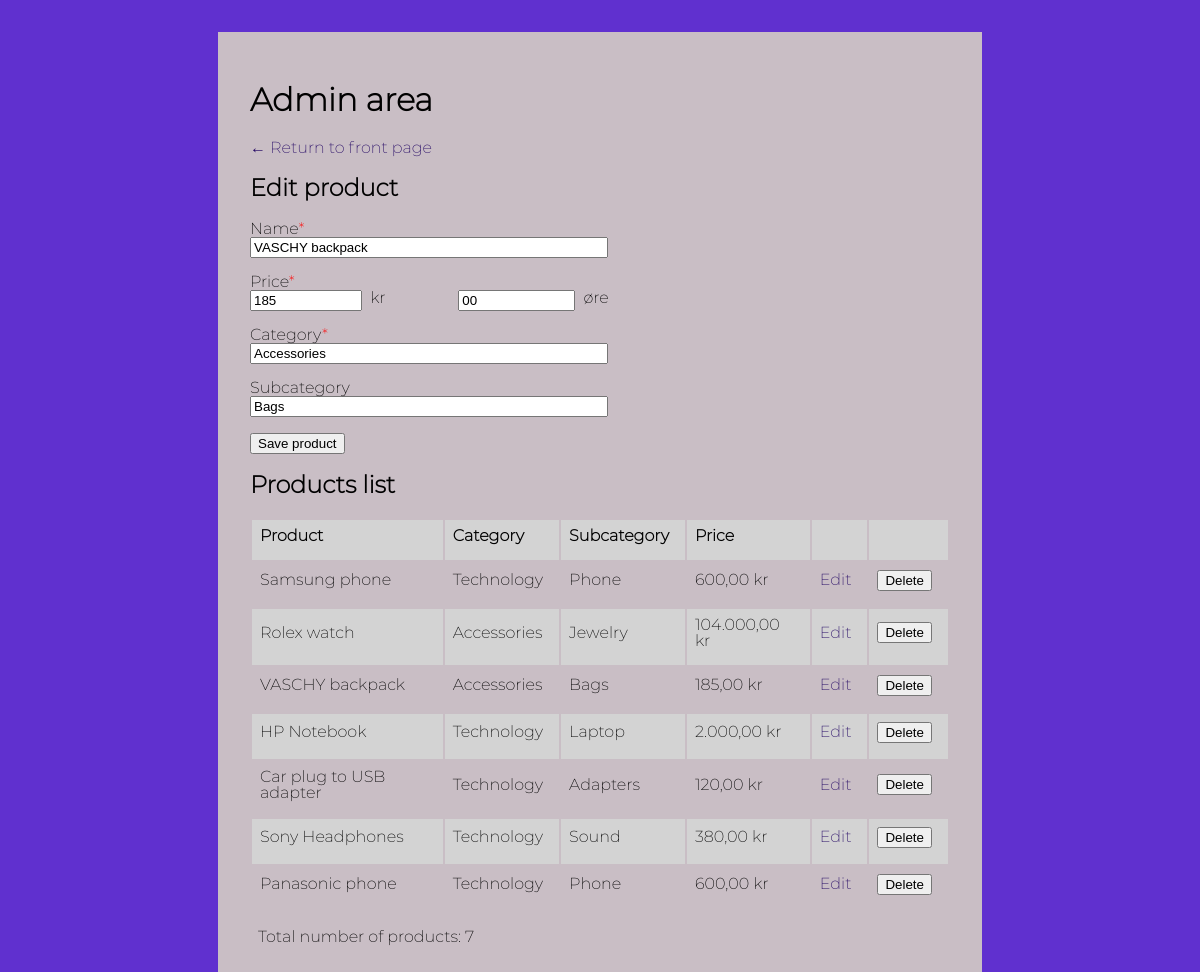
The page /admin.php?editId=5 (signed in) on the database its author committed.
### tables this page shows
CREATE TABLE IF NOT EXISTS `products` (
  `id` int NOT NULL AUTO_INCREMENT,
  `name` varchar(255) NOT NULL,
  `price` double(10,2) NOT NULL,
  `category` varchar(255) DEFAULT NULL,
  `subCategory` varchar(255) DEFAULT NULL,
  PRIMARY KEY (`id`)
);

### admin.php (the view, shortened to what this page needs)
<?php
$authenticated = false;
if (array_key_exists('user', $_SESSION) && $_SESSION['user']['admin']) $authenticated = true;
$dbc = mysqli_connect('localhost', 'root', 'root', 'phpmandetory');
$editId = ($_GET['editId']) ?? null;
$editProduct = false;
if ($editId) $editProduct = true;
$query = 'SELECT id, name, price, category, subCategory FROM products';
$response = mysqli_query($dbc, $query);
$products = [];
while ($product = mysqli_fetch_array($response)) {
    $products[] = [
        'id' => $product['id'],
        'name' => $product['name'],
        'price' => (int)$product['price'],
        'category' => $product['category'],
        'subCategory' => $product['subCategory'],
        'image' =>
            str_replace("'", '',
                str_replace([' '], '-',
                    str_replace(" - ", '-',
                        strtolower($product['name']))
                )
            )
    ];
}
function formatPrice(int $cents): string
{
    return number_format(($cents / 100), 2, ',', '.') . " kr";
}
$editingProduct = null;
if ($editProduct) {
    foreach ($products as $product_id => $product) {
        if ($product['id'] === $editId) $editingProduct = $product;
    }
}
?>
<!doctype html>
<html lang="en">
<head>
    <link rel="stylesheet" href="style.css">
</head>
<body>
    <main>
        <h1>Admin area</h1>
        <a class="return-button" href="index.php">&larr; Return to front page</a>
        <?php if ($authenticated): ?>
        <?php if ($editProduct): ?>
            <h2>Edit product</h2>
        <?php endif; ?>
        <form action="admin.php<?php if ($editingProduct) echo "?editId=" . $editingProduct['id'] ?>" method="POST">
            <div class="input-container">
                <label for="name">Name<span class="required-star">*</span></label>
                <input type="text" name="name" id="name" required value="<?php echo $editingProduct['name'] ?? '' ?>"/>
            </div>
            <div class="split-input">
                <div class="input-container">
                    <label for="price-kr">Price<span class="required-star">*</span></label>
                    <div class="split-input">
                        <input type="number" name="price-kr" id="price-kr" required value="<?php echo substr($editingProduct['price'], 0, -2) ?? '' ?>"/>
                        <p>kr</p>
                    </div>
                </div>
                <div class="input-container">
                    <label for="price-ore" style="color: transparent;">Price</label>
                    <div class="split-input">
                        <input type="number" name="price-ore" id="price-ore" required minlength="2" value="<?php echo substr($editingProduct['price'], -2) ?? '' ?>"/>
                        <p>øre</p>
                    </div>
                </div>
            </div>
            <div class="input-container">
                <label for="category">Category<span class="required-star">*</span></label>
                <input type="text" name="category" id="category" required value="<?php echo $editingProduct['category'] ?? '' ?>"/>
            </div>
            <div class="input-container">
                <label for="subcategory">Subcategory</label>
                <input type="text" name="subCategory" id="subCategory" value="<?php echo $editingProduct['subCategory'] ?? '' ?>"/>
            </div>
            <?php if ($editProduct): ?>
                <button type="submit">Save product</button>
            <?php endif; ?>
        </form>
        <h2>Products list</h2>
        <table class="products-administration">
            <tr>
                <th>Product</th>
                <th>Category</th>
                <th>Subcategory</th>
                <th>Price</th>
                <th></th>
                <th></th>
            </tr>
            <?php foreach ($products as $product_id => $product): ?>
                <tr>
                    <td><?php echo $product['name'] ?></td>
                    <td><?php echo $product['category'] ?></td>
                    <td><?php echo $product['subCategory'] ?></td>
                    <td><?php echo formatPrice($product['price']) ?></td>
                    <td> <a href="admin.php?editId=<?php echo $product['id'] ?>">Edit</a></td>
                    <td> <form action="admin.php?deleteId=<?php echo $product['id'] ?>" method="POST"> <button type="submit">Delete</button></form></td>
                </tr>
            <?php endforeach; ?>
        </table>
        <div class="total-products">Total number of products: <?php echo count($products) ?></div>
        <?php endif ?>
    </main>
</body>
</html>

### style.css (style rules this page uses)
html { font-family: 'montserrat'; background-color: #6030cf; }
main { width: 700px; margin: 32px auto; background-color: #c9bec5; padding: 32px; }
a { color: #260a66; text-decoration: none; }
label { display: block; }
input { display: block; width: 50%; }
.input-container { margin-bottom: 16px; }
table { width: 100%; }
th { text-align: left; }
td, th { padding: 8px 16px 16px 8px; }
tr:nth-child(odd) { background-color: lightgrey; }
.split-input { display: flex; }
.split-input p { margin: 0 0 0 8px; }
.required-star { color: red; }
.total-products { padding: 16px 8px; }

### rows shown on the page
products: name "VASCHY backpack", price-kr "185", price-ore "00", category "Accessories", subCategory "Bags", price "185,00 kr"
products: name "Samsung phone", category "Technology", subCategory "Phone", price "600,00 kr"
products: name "Rolex watch", category "Accessories", subCategory "Jewelry", price "104.000,00 kr"
products: name "HP Notebook", category "Technology", subCategory "Laptop", price "2.000,00 kr"
products: name "Car plug to USB adapter", category "Technology", subCategory "Adapters", price "120,00 kr"
products: name "Sony Headphones", category "Technology", subCategory "Sound", price "380,00 kr"
products: name "Panasonic phone", category "Technology", subCategory "Phone", price "600,00 kr"

### other values the page prints
count($products) "7"
